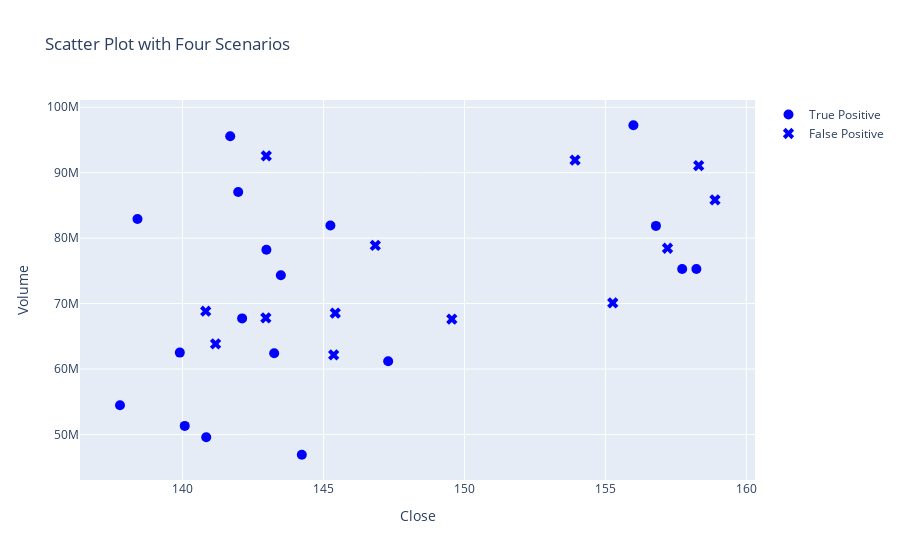

Source (notebook cell):
### Code cell
svm(
    df_train_val.copy(), X_validation, y_validation, df_evaluation_val, df_confusion_val
)

### Figure 1 — Plotly figure (JSON) as saved in the notebook; plotly's stock layout.template omitted (floating-point values rounded to 4 significant figures)
{"data": [{"marker": {"color": "blue", "size": 10, "symbol": "circle"}, "mode": "markers", "name": "True Positive", "type": "scatter", "x": [156.0, 156.8, 157.7, 158.2, 141.7, 143.5, 144.2, 147.3, 138.4, 139.9, 143.0, 145.2, 142.0, 140.1, 140.8, 137.8, 142.1, 143.3], "y": [97252803, 81873242, 75281080, 75273703, 95580859, 74321961, 46899246, 61194259, 82925509, 62511772, 78233910, 81936691, 87057473, 51308059, 49564266, 54468002, 67734044, 62422431]}, {"marker": {"color": "red", "size": 10, "symbol": "x"}, "mode": "markers", "name": "True Negative", "type": "scatter", "x": [], "y": []}, {"marker": {"color": "blue", "size": 10, "symbol": "x"}, "mode": "markers", "name": "False Positive", "type": "scatter", "x": [158.9, 157.2, 158.3, 155.3, 153.9, 149.6, 145.4, 143.0, 145.4, 146.8, 143.0, 140.8, 141.2], "y": [85841743, 78453875, 91093263, 70108161, 91925932, 67633622, 68550651, 67806764, 62152300, 78887119, 92560649, 68834516, 63835398]}, {"marker": {"color": "red", "size": 10, "symbol": "circle"}, "mode": "markers", "name": "False Negative", "type": "scatter", "x": [], "y": []}], "layout": {"showlegend": true, "title": {"text": "Scatter Plot with Four Scenarios"}, "xaxis": {"title": {"text": "Close"}}, "yaxis": {"title": {"text": "Volume"}}}}
